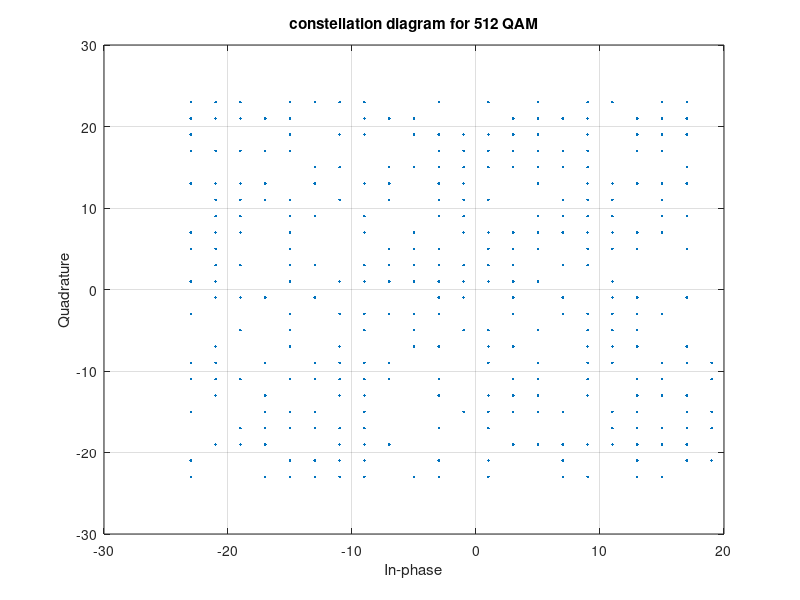
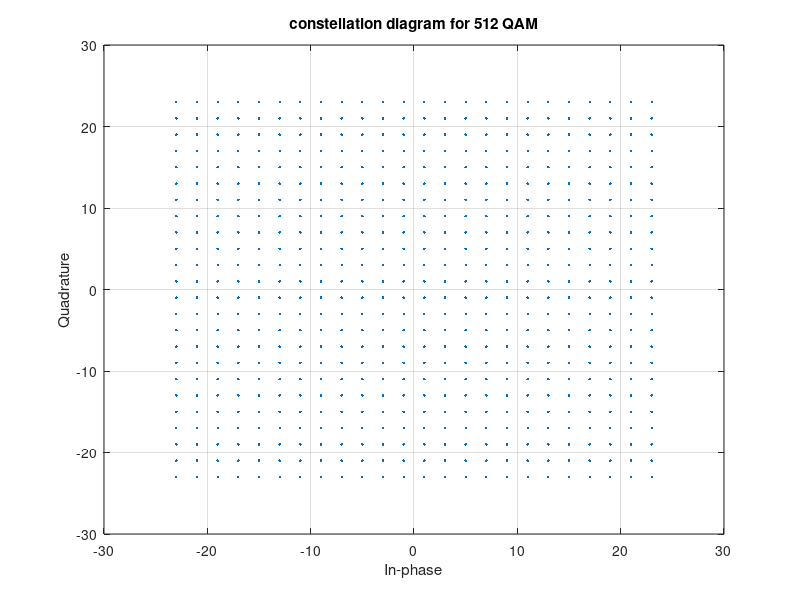
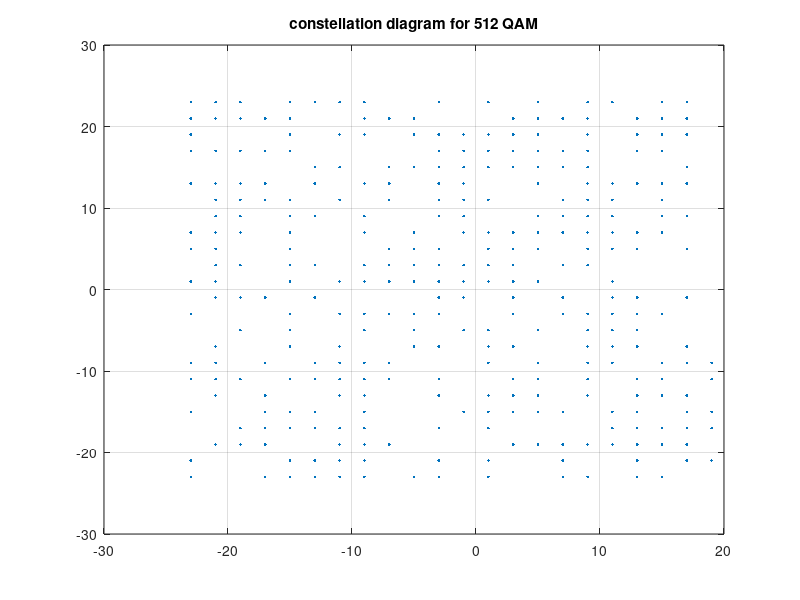
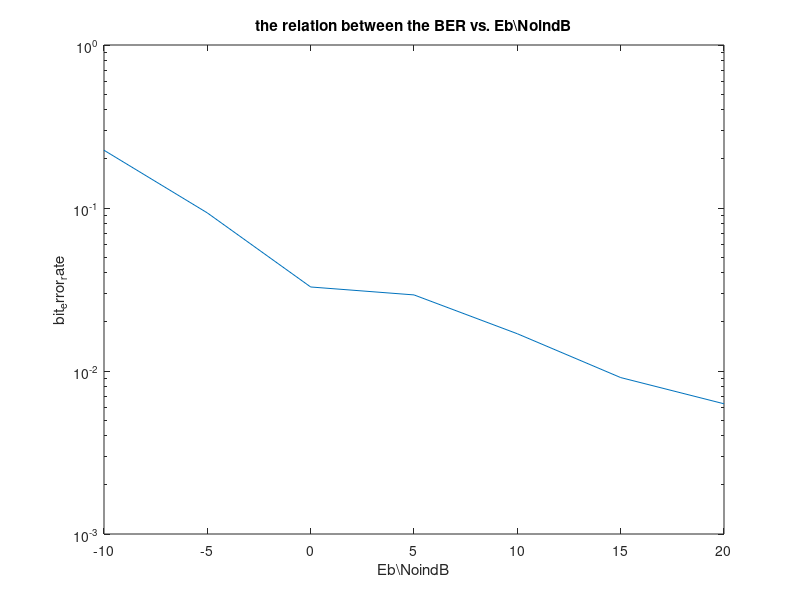

MATLAB code for these plots, in order:
clc
clear 
close all
%set(0,'DefaultFigureVisible','off');
%n=9000;
%m=3;
%x='Desired order(M)= ';
M =512; ...input(x); % # of symbols
lamda=ceil(sqrt(M));
if mod(lamda,2)==0
lamda=lamda+1;
else
end
m = log2(M); % #of bits/symbol
n = M*m; % #of bits
% generating stream of bits:
data=randi([0 1],n,1); 
%%stem(data);
% convert stream of bits to digital signal:
bp = 1e-06; % bit period
bit = []; % empty array
for i=1:1:length(data)
    if data(i)== 1;
        set=ones(1,100);
    else data(i)= 0;
        set=zeros(1,100);
    end
    bit =[bit set]; 
end
tb = bp/100:bp/100:length(data)*bp ;
%%plot(tb,bit)
% convert stream of bits to symbolic form:
 data_symbol = reshape (data,M,m);
 %data_symbol =data_symbol(:);
 %data_symbol =data_symbol';
 for j=1:1:M
     for k=1:1:m
         s(j,k)= num2str(data_symbol(j,k)); % stream of bits to string
     end
 end
 S=bin2dec(s); % sting of bits to decimal
 sp = 9*(bp/100); %symbol period
 ts = sp:sp:length(data_symbol)*sp ;
 %stem(S,'Linewidth',2.0)
 %plot(ts,S)
 %%%%%%%%%%%%%%%%%%%%%%%%%%%%%%%%%%%%%%%%%%%%%%%%%%%%%%%%%%%%%%%%%%%%%%%%
ci= -lamda:2:lamda;
bi= -lamda:2:lamda;
con_phi=ci+1i*bi;
con=[];
 for ii=1:length(ci)
     for j=1:length(ci)
         con1(j)=ci(ii)+1i*bi(j);
     end
     con=[con con1];
 end
p =[]; % Defining empty array 
% mapping symbols to general constellation
for v = 1:1:M
   for vv = 1:1:M
      if S(v) == vv-1
          p = [p con(vv)];
      end
   end
end 
scatterplot(p),grid on;
title('constellation diagram for 512 QAM');
scatterplot(con),grid on;
title('constellation diagram for 512 QAM');
%512 QAM modulation
figure
plot(real(p),imag(p),'.'); grid on;
title('constellation diagram for 512 QAM');
%%%%%%%%%%%%%%%%%%%%%%%%%%%%%%%%%%%%%%%%%%%%%%%%%%%%%%%%%%%%%%%%%%%%%
%AWGN channel
% show noise effect on conestellation diagram
   snr = -5; % signal to noise ratio in dB
    noise1 = awgn(p,snr,'measured'); % awgn effect 
        h = scatterplot (noise1);
        grid on
%%%%%%%%%%%%%%%%%%%%%%%%%%%%%%%%%%%%%%%%%%%%%%%%%%%%%%%%%%%%%%%%
%noise1=[];
%EbNoindB=-10:5:20;
%for rr=1:1:7
%noise=awgn(p,EbNoindB(rr),'measured');
%noise1=[noise1 noise];
%end
%noise2 = num2cell(reshape(noise1,512,7),1);
%%%%%%%%%%%%%%%%%%%%%%%%%%%%%%%%%%%%%%%%%%%%%%%%%%%%%%%%%%%%%%%%
EbNo=-20;
noise1=awgn(p,EbNo,'measured');
  %%%%%%%%%%%%%%%%%%%%%%%%%%%%%%%%%%%%%%%%%%%%%%%%%%%%%%%%%%%%%%%%%%%%
cii= -(lamda+1):2:(lamda+1);
bii= -(lamda+1):2:(lamda+1);
cii = cii(cii~=0);
bii = bii(bii~=0);
con_phii=cii+1i*bii;
con2=[];
for iii=1:length(ci)
     for jj=1:length(ci)
         con3(jj)=cii(iii)+1i*bii(jj);
     end
     con2=[con2 con3];
end
pp=[];%empty array
for c = 1:1:M
   for cc = 1:1:M
      if S(c) == cc-1
          pp = [pp con2(cc)];
      end
   end
end 
%ppp=[pp pp pp pp pp pp pp];
SS=zeros(size(noise1)); 
for kkk=1:1:M
  if (real(noise1(kkk))> 0) && (imag(noise1(kkk))> 0)
        for mu11=2:2:(lamda+1)
         if (real(noise1(kkk))<mu11)
            for mu21=2:2:(lamda+1)
               if (imag(noise1(kkk))<mu21)
                 for e=1:1:M
                 if abs(noise1(kkk))<=abs(pp(e))&&...
                    abs(mu11+1i*mu21)==abs(pp(e))
                       %SS(kkk)=e-1;
                       %SS(e)=kkk-1;
                        SS(kkk)=S(e);
                 end
                 end
               if (mu21)<(mu21+2)
               break
               end
               end
             end
            if (mu11)<(mu11+2)
                break
            end
          end
        end
  elseif (real(noise1(kkk))> 0) && (imag(noise1(kkk))< 0)
        for mu12=2:2:(lamda+1)
          if (real(noise1(kkk))<mu12)
           for mu22=-2:-2:-(lamda+1)
               if (imag(noise1(kkk))>mu22)
                       for e=1:1:M
                       if abs(noise1(kkk))<=abs(pp(e))&&...
                          abs(mu12+1i*mu22)==abs(pp(e))
                        %SS(kkk)=e-1;
                        %SS(e)=kkk-1;
                        SS(e)=S(e);
                       end
                       end
               if (mu22)>(mu22-2)
               break
               end
               end
            end
            if (mu12)<(mu12+2)
                break
            end
          end
        end
  elseif (real(noise1(kkk))< 0) && (imag(noise1(kkk))> 0)
          for mu13=-2:-2:-(lamda+1)
               if (real(noise1(kkk))>mu13)
               for mu23=2:2:(lamda+1)
               if (imag(noise1(kkk))<mu23)
                       for e=1:1:M
                       if abs(noise1(kkk))<=abs(pp(e))&&...
                          abs(mu13+1i*mu23)==abs(pp(e))
                       %SS(kkk)=e-1;
                       %SS(e)=kkk-1;
                        SS(e)=S(e);
                       end
                       end
               end
               if (mu23)<(mu23+2)
               break
               end
               end
               if (mu13)>(mu13-2)
                break
               end
          end
          end   
  elseif (real(noise1(kkk))< 0) && (imag(noise1(kkk))< 0)
          for mu14=-2:-2:-(lamda+1)
          if (real(noise1(kkk))>mu14)
              for mu24=-2:-2:-(lamda+1)
              if (imag(noise1(kkk))>mu24)
              for e=1:1:M
              if abs(noise1(kkk))<=abs(pp(e))&&...
                 abs(mu14+1i*mu24)==abs(pp(e))      
                   %SS(kkk)=e-1;
                   %SS(e)=kkk-1;
                    SS(e)=S(e);
               end
               end
               if (mu24)>(mu24-2)
               break
               end
               end
               end
               if (mu14)>(mu14-2)
               break
               end
          end
          end
  else
  end
end
SS1=SS';
ss=dec2bin(SS');
for jo=1:1:M
     for ko=1:1:m
       data_symbol_o(jo,ko)= str2num(ss(jo,ko)); % stream of bits to string
     end
 end
data_o = reshape(data_symbol_o,n,1);
ber=0;
for i=1:length(data)
    if data(i)~=data_o(i)
        ber=ber+1;
    end
end
EbNoindB=-10:5:20;
ber_total=[1042 430 151 135 78 42 29];
BER=ber_total/n;
semilogy(EbNoindB,BER)
title('the relation between the BER vs. Eb\NoindB');
xlabel('Eb\NoindB');
ylabel('bit_error_rate');
EbNoratio=10.^(EbNoindB/10);
Pe=(4/9)*(1-1/sqrt(M))*(0.5).*erfc(sqrt((3/2)*EbNoratio.*(9/(M-1))));
figure
semilogy(EbNoindB,Pe)
title('the relation between theortical BER vs. Eb\NoindB');
xlabel('Eb\NoindB');
ylabel('bit_error_rate');